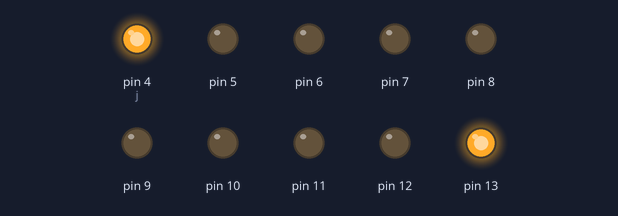
This sketch was run on a simulated Arduino Uno, built with avr-gcc and run on an emulated ATmega328P. On the bench: output pins drawn as LEDs (lit = HIGH).

Above: at 0.05 s.
At 0.6 s:
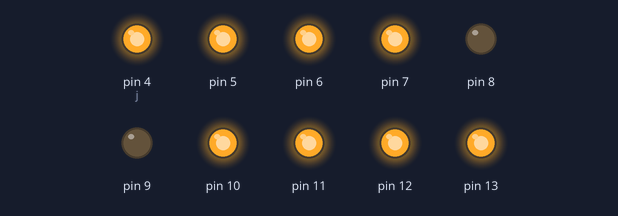
At 1.1 s:
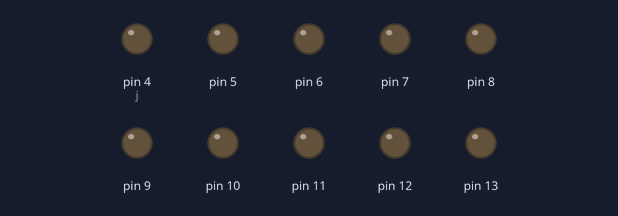
Timing chart, 0 to 2.6 s (numbered marks = the images above):
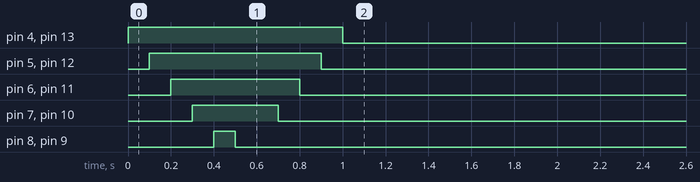

Measured:
- by itself, pin 4 (j), pin 13: LOW → HIGH at 0.00 s, → LOW 1.0 s later
- by itself, pin 5, pin 12: LOW → HIGH at 0.10 s, → LOW 0.80 s later
- by itself, pin 6, pin 11: LOW → HIGH at 0.20 s, → LOW 0.60 s later
- by itself, pin 7, pin 10: LOW → HIGH at 0.30 s, → LOW 0.40 s later
- by itself, pin 8, pin 9: LOW → HIGH at 0.40 s, → LOW 0.10 s later

The sketch:

LightFan_1.7.ino
```cpp
#include<stdlib.h>
#include<stdio.h>

void setup() {
  int  i;
  // put your setup code here, to run once:
  for (i = 4; i < 14; i++)
  {
    pinMode (i, OUTPUT);
  }

}


void loop() {
  // put your main code here, to run repeatedly:
  int j = 4, i = 13;
  int timer = 100;

  do
  {
    digitalWrite (i, HIGH);
    digitalWrite (j, HIGH);
    delay(timer);
    i--;
    j++;


  } while (i != 8);

    do
  {
    digitalWrite (i, LOW);
    digitalWrite (j, LOW);
    delay(timer);
    i++;
    j--;


  } while (i != 4);
}
```
